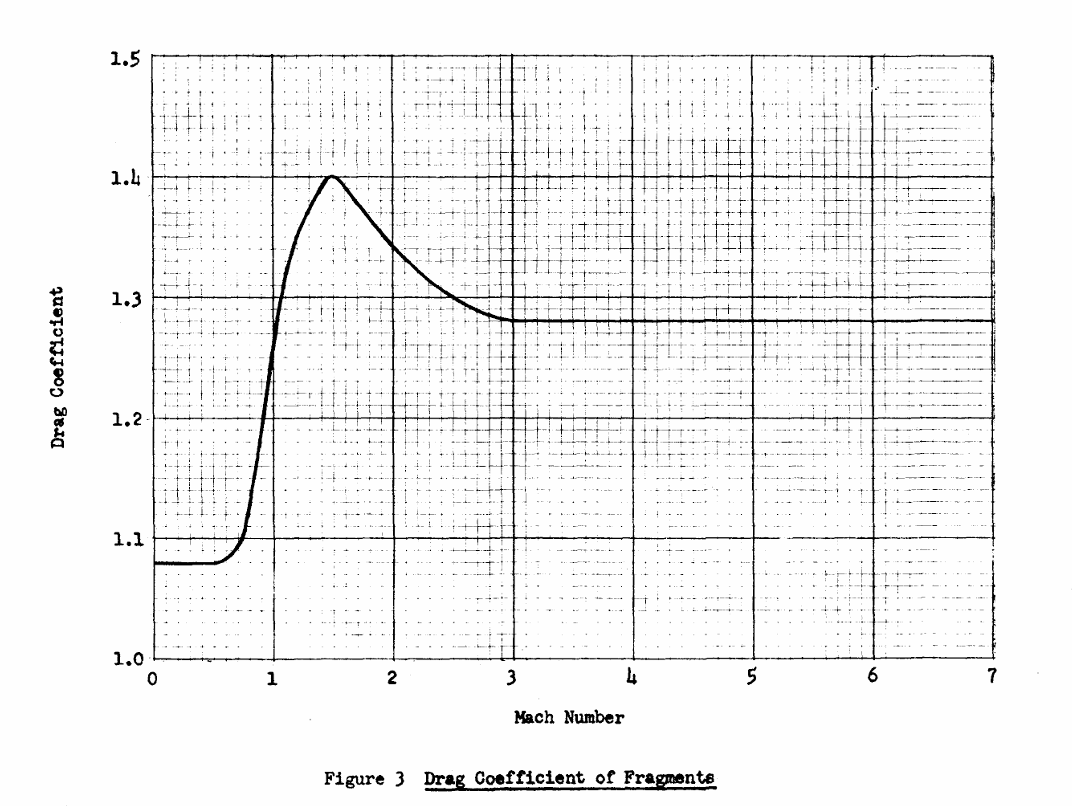
#> input picture doc-reference/fragmentation/dod-1975-fragment-debris-hazards/images/figure-3-drag-coefficient-vs-mach.png, 1072 x 806 px, found by its file name
$ python dod-1975-figure-3-independent-trace.py
#> lines starting #> are read from the running program, lines starting #| are printed output that depends on the picture; after the words box and inside, x2 and y2 are one past the last pixel; in counts of white or black regions, pixels touching at a corner belong together
"""Independent re-trace of DoD-1975 Figure 3, off the extracted PNG not the PDF.

Consumer: experiment/fragmentation-field/challenges/source-data-audit/
          review-provenance.md, item 1 (provenance gate).

WHY. tables/figure-3-drag-coefficient.csv is produced by
checks/dod-1975-figure-3-trace.py, which renders source.pdf p.33 at 300 dpi with
hard-coded axis pixel coordinates (X0, X7, Y10, Y15). Those four constants are
the whole calibration and they are asserted, not derived, in that script. This
script re-derives the calibration from scratch on a DIFFERENT file -- the
extraction pipeline's own images/figure-3-drag-coefficient-vs-mach.png -- by
locating the heavy axis rules from their dark-pixel fraction, then re-traces the
stroke. If the two agree, the CSV is what the page shows and not an artifact of
one script's assumed axis box.

Nothing from the CSV or from figure-3-digitized.md is read as input.

Usage:  uv run python experiment/_scratch/dod-1975-figure-3-independent-trace.py
Runtime: ~2 s.
"""

import csv
import pathlib

import numpy as np
from PIL import Image

ROOT = next(p for p in pathlib.Path(__file__).resolve().parents
            if (p / "doc-reference").is_dir())
DOC = ROOT / "doc-reference/fragmentation/dod-1975-fragment-debris-hazards"
PNG = DOC / "images/figure-3-drag-coefficient-vs-mach.png"
CSV_IN = DOC / "tables/figure-3-drag-coefficient.csv"

img = np.asarray(Image.open(PNG).convert("L"), dtype=float)
H, W = img.shape
#> H = 806; W = 1072
print(f"PNG {W}x{H}")
#| PNG 1072x806
dark = img < 128
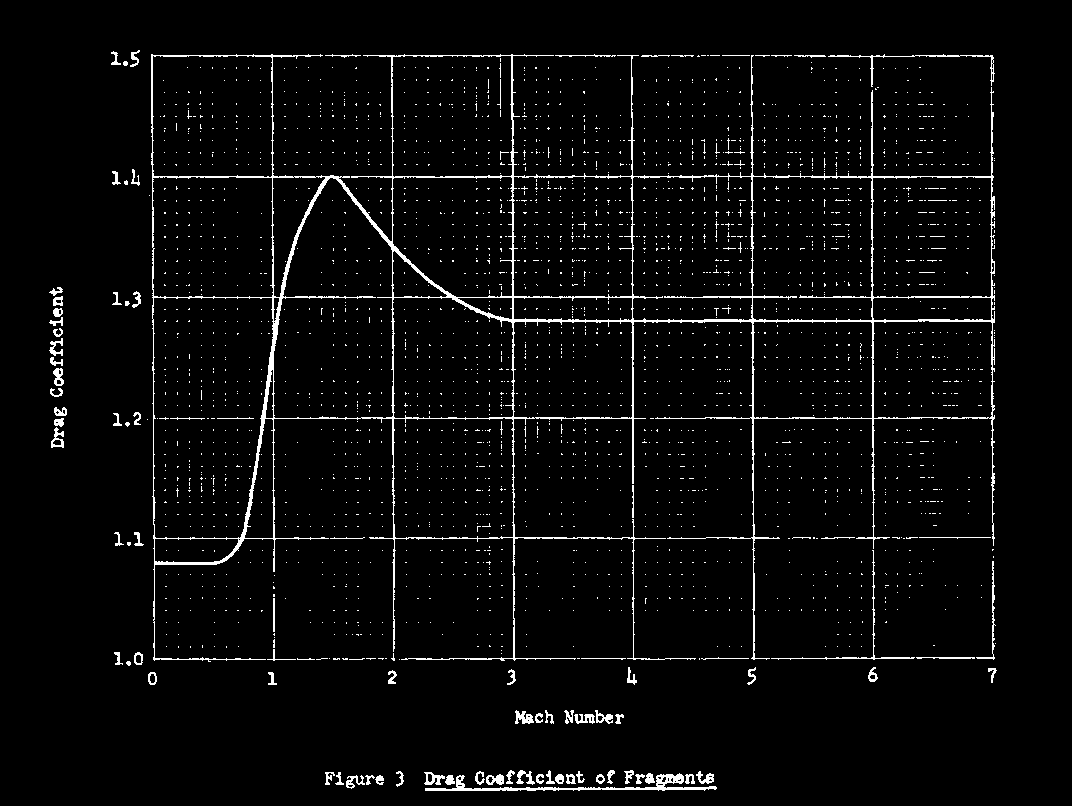
#> dark: shape (806, 1072) bool; 3.5% white in thin lines or dots, all inside (x1, y1, x2, y2) = (49, 50, 997, 791)

# --- locate the heavy axis rules ------------------------------------------
# A heavy rule spans most of the plot; the grid texture does not.
rowfrac = dark.mean(axis=1)
#> rowfrac = 806 values, max 0.791 at index 297, min 0 at index 0, mean 0.0353
# Vertical rules: measure only over the plot's own row band, and only over the
# columns the frame spans, so page margins do not dilute the fraction.
colfrac = None  # set after the horizontal rules fix the row band


def peaks(frac, thresh):
    """Centres of contiguous runs above thresh."""
#> called with frac = array of shape (806,), thresh = 0.55
    out, i = [], 0
    while i < len(frac):
        if frac[i] >= thresh:
            j = i
            while j < len(frac) and frac[j] >= thresh:
                j += 1
            out.append(0.5 * (i + j - 1))
            i = j
        else:
            i += 1
#> this loop made 806 passes
#> after the loop, i = 806; j = 659; out = [55, 176, 297, 418, 538, 658]
    return out


hrules = peaks(rowfrac, 0.55)
#> hrules = [55, 176, 297, 418, 538, 658]
print(f"horizontal rules at rows {[round(r, 1) for r in hrules]}")
#| horizontal rules at rows [55.0, 176.0, 297.0, 418.0, 538.0, 658.0]
assert len(hrules) == 6, f"expected 6 C_D rules (1.0..1.5), got {len(hrules)}"

r0, r1 = int(hrules[0]) + 4, int(hrules[-1]) - 3
#> r0 = 59; r1 = 655
colfrac = dark[r0:r1, :].mean(axis=0)
#> colfrac = 1072 values, max 0.884 at index 513, min 0 at index 0, mean 0.0374
vrules = peaks(colfrac, 0.45)
#> vrules = [153, 272.5, 392.5, 512.5, 632.5, 752.5, 872.5, 991.5]
print(f"vertical   rules at cols {[round(c, 1) for c in vrules]}")
#| vertical   rules at cols [153.0, 272.5, 392.5, 512.5, 632.5, 752.5, 872.5, 991.5]
assert len(vrules) == 8, f"expected 8 Mach rules (0..7), got {len(vrules)}"

# hrules top->bottom = C_D 1.5 .. 1.0 ; vrules left->right = Mach 0 .. 7
Y15, Y10 = hrules[0], hrules[-1]
#> Y15 = 55; Y10 = 658
X0, X7 = vrules[0], vrules[-1]
#> X0 = 153; X7 = 991.5
# linearity check: rules must be evenly spaced
hs = np.diff(hrules)
#> hs = [121, 121, 121, 120, 120]
vs = np.diff(vrules)
#> vs = [119.5, 120, 120, 120, 120, 120, 119]
print(f"row spacing  {np.round(hs, 1)}  (spread {hs.max() - hs.min():.1f} px)")
#| row spacing  [121. 121. 121. 120. 120.]  (spread 1.0 px)
print(f"col spacing  {np.round(vs, 1)}  (spread {vs.max() - vs.min():.1f} px)")
#| col spacing  [119.5 120.  120.  120.  120.  120.  119. ]  (spread 1.0 px)

TOP, BOT = int(Y15) + 3, int(Y10) - 2
#> TOP = 58; BOT = 656


def mach(c):
    return 7.0 * (c - X0) / (X7 - X0)


def cd(r):
    return 1.0 + 0.5 * (Y10 - r) / (Y10 - Y15)


# --- trace the stroke ------------------------------------------------------
INK = 100          # PNG is cleaner than the 300-dpi PDF render
gridcols = [X0 + k * (X7 - X0) / 14.0 for k in range(15)]
#> gridcols = [153, 212.9, 272.8, 332.7, 392.6, 452.5, 512.4, 572.2, 632.1, 692, 751.9, 811.8, 871.7, 931.6, 991.5]
stroke = {}
for c in range(int(X0) + 3, int(X7) - 2):
    if any(abs(c - g) <= 3 for g in gridcols):
        continue
    col = img[TOP:BOT, c] < INK
    best, i = None, 0
    while i < len(col):
        if col[i]:
            j = i
            while j < len(col) and col[j]:
                j += 1
            if j - i >= 2 and (best is None or j - i > best[1] - best[0]):
                best = (i, j)
            i = j
        else:
            i += 1
    if best:
        stroke[c] = 0.5 * (best[0] + best[1] - 1) + TOP
#> after the loop, j = 480; stroke = 743 items

cols = sorted(stroke)
#> cols = 743 values from 157 to 988
med = {}
for i, c in enumerate(cols):
    win = [stroke[k] for k in cols[max(0, i - 8):i + 9]]
    if abs(stroke[c] - float(np.median(win))) <= 8:
        med[c] = stroke[c]
#> this loop made 743 passes
#> c on passes 3 to 5: 159, 160, 161
#> after the loop, med = 562 items
print(f"traced {len(med)} columns ({len(stroke) - len(med)} rejected)")
#| traced 562 columns (181 rejected)


def at(m):
    c = X0 + m * (X7 - X0) / 7.0
    near = [k for k in med if abs(k - c) <= 5]
    return cd(med[min(near, key=lambda k: abs(k - c))]) if near else None


# --- compare against the committed CSV ------------------------------------
#> (the run stopped early here; a loop or call above may not have finished)
